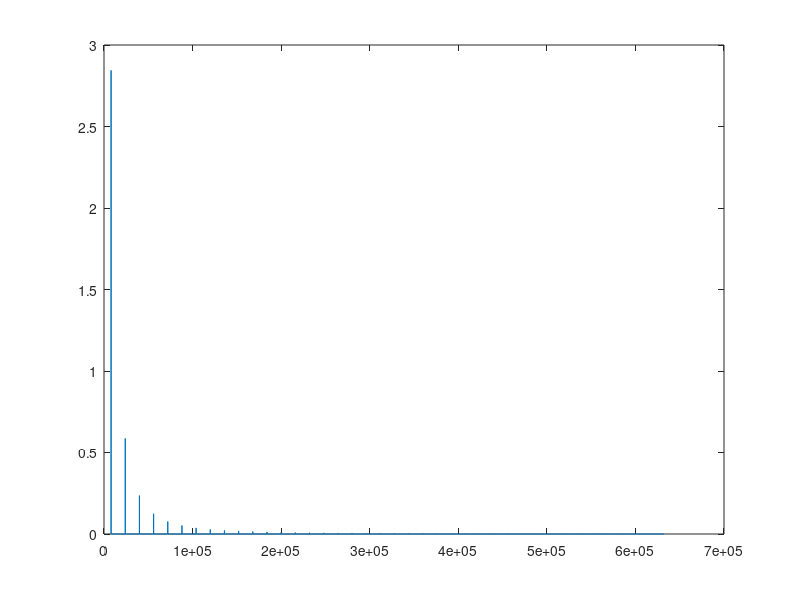

Write MATLAB code to recreate this figure.
clear all; 
n = 0:1:200;
fo = 8000;
R = 10000;
C = 1e-9;
f = (2.*n+1).*fo;
Xn = 10./((2.*n+1).*pi);
Yn = 10./sqrt(pi.^2.*(2.*n+1).^2+(2.*pi.^2.*fo.*R.*C.*(2.*n+1).^2).^2);
%stem(f,Xn,'filled','color','blue');
%hold on;
%stem(f,Yn,'filled','color','red','marker','diamond');
%xlabel('Frecuencia(Hz)');
%ylabel('Componentes de se�al');
%legend('|Xn|','|Yn|');
%set(gcf,'PaperOrientation','landscape');
%print('Diag_espectral_160_2','-dpdf','-fillpage');

ydata = [];
xdata = [];

for i=1:40
    ydata = [ydata,0];
    ydata = [ydata,Yn(i)];
    ydata = [ydata,Yn(i)];
    ydata = [ydata,Yn(i)];
    ydata = [ydata,0];
    xdata = [xdata, f(i)-fo*0.01];
    xdata = [xdata, f(i)-fo*0.01];
    xdata = [xdata, f(i)];
    xdata = [xdata, f(i)+fo*0.01];
    xdata = [xdata, f(i)+fo*0.01];
end

ans = [xdata,ydata];

plot(xdata,ydata);
